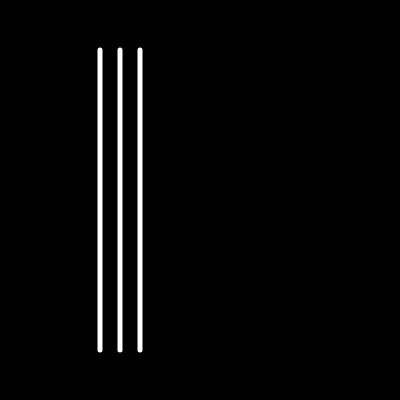
Frame 1 (no input)
Frame 60 (no input): identical to frame 1, image omitted
Frame 120 (the mouse pressed at the canvas centre since frame 60): identical to frame 1, image omitted

The p5.js sketch that drew this single still picture (run headless with seeded random() and noise() and a simulated clock; from frame 60 on, the mouse is pressed at the canvas centre):

// p5.js sketch
// ── sketch.js
function setup() {
  createCanvas(400, 400);
}

function draw() {
  background(0);
  stroke(255);
  strokeWeight(5);
  
  let x = 100;
  line(x, 50, x, 350);

  x = x + 20;
  line(x, 50, x, 350);

  x = x + 20;
  line(x, 50, x, 350);
}
